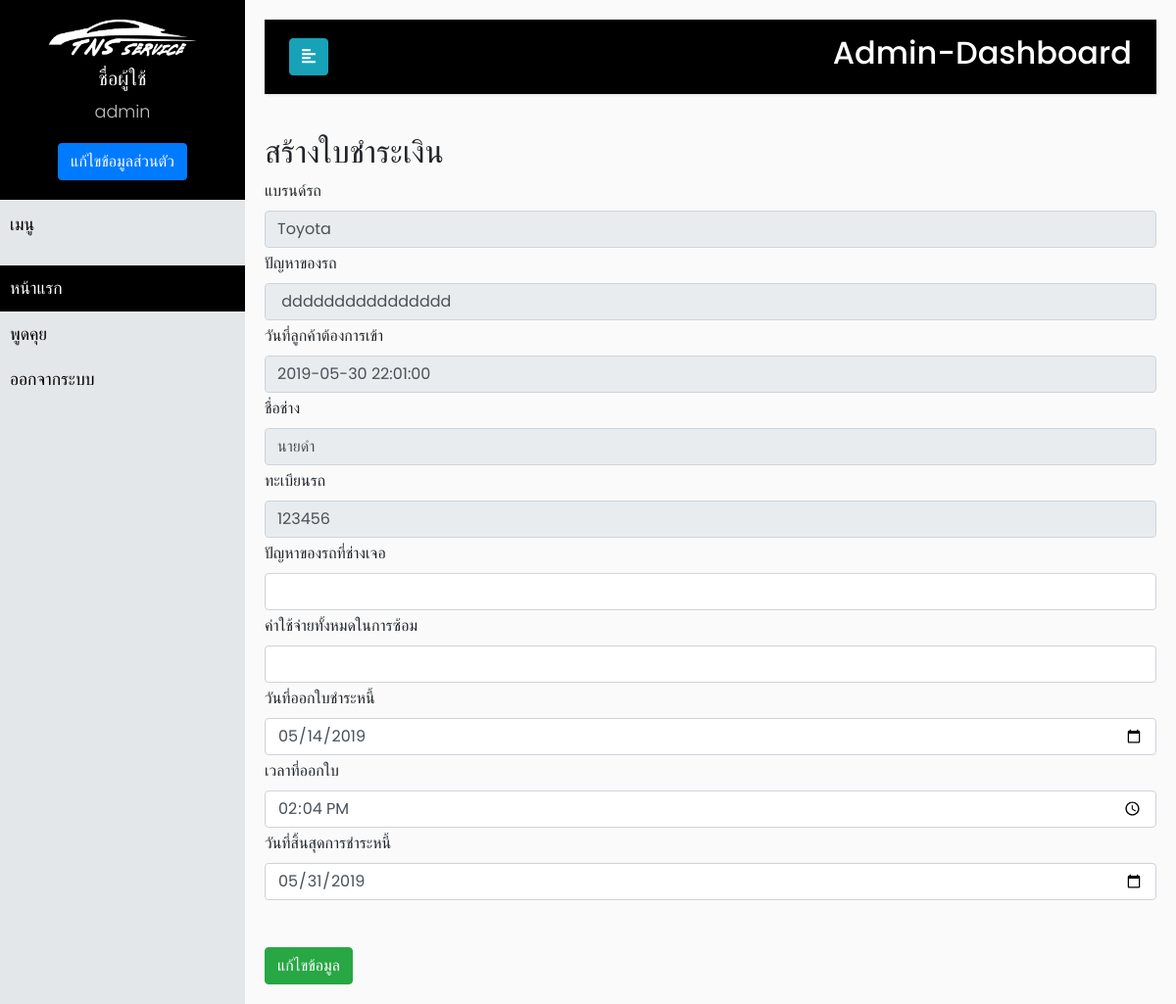
Page /Invoice_queue.php?Queue_id_order=5 (signed in) on the committed database.
### tables this page shows
CREATE TABLE `invoice` (
  `Invoice_order` int(10) NOT NULL,
  `Invoice_found_problem` varchar(80) DEFAULT NULL,
  `Invoice_cost` float DEFAULT NULL,
  `Invoice_end` varchar(30) NOT NULL DEFAULT '0000-00-00 00:00:00',
  `Invoice_status` varchar(30) DEFAULT NULL,
  `Queue_id` int(10) NOT NULL,
  `Invoice_start` timestamp NOT NULL DEFAULT CURRENT_TIMESTAMP ON UPDATE CURRENT_TIMESTAMP
);

CREATE TABLE `queue` (
  `Queue_id_order` int(11) NOT NULL,
  `ID_user` int(10) NOT NULL,
  `Queue_Start` timestamp NOT NULL DEFAULT CURRENT_TIMESTAMP ON UPDATE CURRENT_TIMESTAMP,
  `Queue_Brand_car` varchar(20) DEFAULT NULL,
  `Queue_color_car` varchar(20) NOT NULL,
  `Queue_model_car` varchar(15) NOT NULL,
  `Queue_problem_car` varchar(80) DEFAULT NULL,
  `Queue_Mechanic_name` varchar(40) DEFAULT NULL,
  `Queue_date` timestamp NOT NULL DEFAULT '0000-00-00 00:00:00',
  `Queue_end_date` varchar(30) NOT NULL,
  `Queue_Status` varchar(30) DEFAULT NULL,
  `Queue_plate_car` varchar(10) NOT NULL
);

### Invoice_queue.php (the view, shortened to what this page needs)
<?php
require 'dbcon.php';
$Queue_id_order   = $_GET['Queue_id_order'];
$qpro = "SELECT * FROM queue
    LEFT JOIN invoice ON queue.Queue_id_order = invoice.Queue_id
   WHERE Queue_id_order='$Queue_id_order'";
$respro = mysqli_query($conn, $qpro);
$rowpro = mysqli_fetch_array($respro, MYSQLI_ASSOC);
$name = $_SESSION['name'];
?>
<!DOCTYPE html>
<html>
<head>
   <link rel="stylesheet" href="css/bootstrap.min.css" type="text/css" />
   <link rel="stylesheet" href="css/stylepage.css">
</head>
<body>
   <div class="wrapper">
      <nav id="sidebar">
         <div class="sidebar-header" style="text-align:center;">
            <a href="work.php"><img src="img/logoW.png" width="150px"></a>
            <h5 style="color:white;margin-top:10px">ชื่อผู้ใช้</h5>
            <p><?php echo $name ?></p>
            <button type="button" class="btn btn-primary">แก้ไขข้อมูลส่วนตัว</button>
         </div>
         <ul class="list-unstyled components">
            <p>เมนู</p>
            <li class="active">
                    <a href="ad_main.php">หน้าแรก</a>
                </li>
                <li>
                    <a href="fn_queue.php">พูดคุย</a>
                </li>
                <li>
                    <a href="login.php">ออกจากระบบ</a>
                </li>
         </ul>
      </nav>
      <div id="content">
         <nav class="navbar navbar-expand-lg navbar-dark black scrolling-navbar" style="color:white;">
            <div class="container">
               <button type="button" id="sidebarCollapse" class="btn btn-info">
                  <i class="fa fa-align-left"></i>
               </button>
               <h2 class="justify-content-center">Admin-Dashboard</h2>
            </div>
         </nav>
         <form action="bn_Invoice_queue.php" method="post" enctype="multipart/form-data" id="form1">
            <h2> สร้างใบชำระเงิน </h2>
            <label class="form-text">แบรนด์รถ</label>
            <input id="	Queue_Brand_car" name="Queue_Brand_car" class="form-control" value="<?php echo   $rowpro['Queue_Brand_car']; ?>" disabled>
            <label class="form-text">ปัญหาของรถ</label>
            <input id="" name="" class="form-control" value="<?php echo   $rowpro['Queue_problem_car']; ?>" disabled>
            <label class="form-text">วันที่ลูกค้าต้องการเข้า</label>
            <input class="form-control" value="<?php echo   $rowpro['Queue_date']; ?>" disabled>
            <label class="form-text">ชื่อช่าง</label>
            <input id="Queue_Mechanic_name" name="Queue_Mechanic_name" class="form-control" value="<?php echo   $rowpro['Queue_Mechanic_name']; ?>" disabled>
            <label class="form-text">ทะเบียนรถ</label>
            <input id="Queue_Number_car" name="Queue_Number_car" class="form-control" value="<?php echo  $rowpro['Queue_plate_car']; ?>" disabled>
            <label class="form-text">ปัญหาของรถที่ช่างเจอ</label>
            <input id="Invoice_found_problem" name="Invoice_found_problem" class="form-control" REQUIRED>
            <label class="form-text">ค่าใช้จ่ายทั้งหมดในการซ้อม</label>
            <input id="Invoice_cost" name="Invoice_cost" class="form-control">
            <label class="form-text">วันที่ออกใบชำระหนี้</label>
            <input id="Invoice_start" name="Invoice_start[]" type="date" class="form-control" value="<?php echo strftime('%Y-%m-%d', strtotime($rowpro['Invoice_start']));          ?>">
            <label class="form-text">เวลาที่ออกใบ</label>
            <input id="Invoice_start" name="Invoice_start[]" type="time" class="form-control" value="<?php echo strftime('%H:%M', strtotime($rowpro['Invoice_start']));          ?>">
            <label class="form-text">วันที่สิ้นสุดการชำระหนี้</label>
            <input id="Invoice_end" name="Invoice_end" type="date" class="form-control" value="<?php echo strftime('%Y-%m-%d', strtotime($rowpro['Invoice_end']));          ?>">
            <br><br>
            <input name="submit" type="submit" id="submit" class="btn btn-success" value="แก้ไขข้อมูล">
         </form>
      </div>
   </div>
</body>
</html>

### css/stylepage.css (style rules this page uses)
body { font-family: 'Poppins', sans-serif; background: #fafafa; }
p { font-family: 'Poppins', sans-serif; font-size: 1.1em; font-weight: 300; line-height: 1.7em; color: rgb(197, 194, 194); }
a, a:hover, a:focus { color: inherit; text-decoration: none; transition: all 0.3s; }
.navbar { padding: 15px 10px; background: rgb(0, 0, 0); border: none; border-radius: 0; margin-bottom: 40px; box-shadow: 1px 1px 3px rgba(0, 0, 0, 0.1); }
.wrapper { display: flex; width: 100%; align-items: stretch; }
#sidebar { min-width: 250px; max-width: 250px; background: rgb(228, 231, 233); color: rgb(0, 0, 0); transition: all 0.3s; }
#sidebar .sidebar-header { padding: 20px; background: #000000; padding: 20px 0; border-bottom: 1px solid #ffffff; }
#sidebar ul p { color: rgb(0, 0, 0); padding: 10px; }
#sidebar ul li a { padding: 10px; font-size: 1.1em; display: block; }
#sidebar ul li.active>a, a[aria-expanded="true"] { color: #ffffff; background: #000000; }
#content { width: 100%; padding: 20px; min-height: 100vh; transition: all 0.3s; }

### rows in the picture
invoice: Queue_Brand_car "Toyota", Queue.Queue_problem_car "dddddddddddddddd", Queue.Queue_date "2019-05-30 22:01:00", Queue_Mechanic_name "นายดำ", Queue_Number_car "123456", Invoice_start "05/14/2019", Invoice_start "14:04", Invoice_end "05/31/2019"

### other values in the picture
$name "admin"
